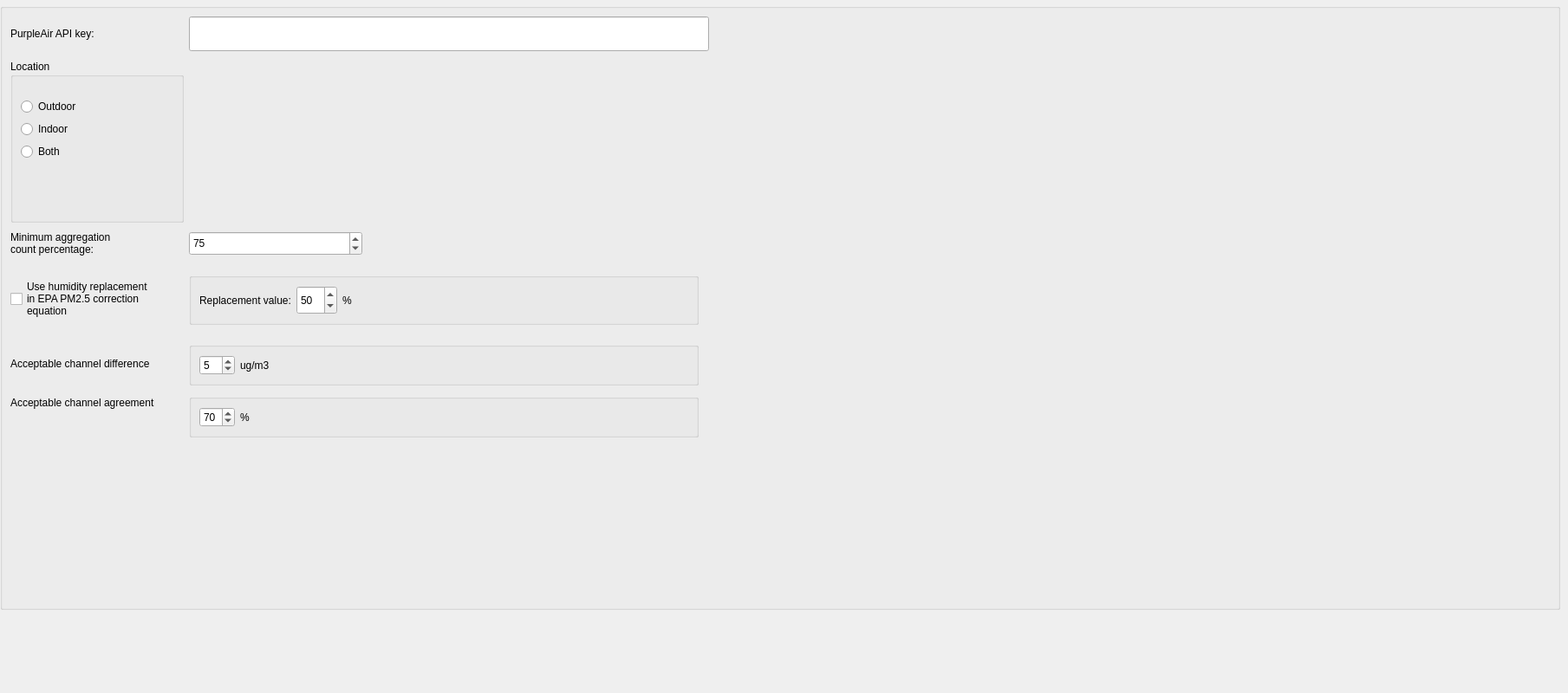
     <widget class="QWidget" name="purpleairTab">
      <property name="minimumSize">
       <size>
        <width>1800</width>
        <height>800</height>
       </size>
      </property>
      <attribute name="title">
       <string>PurpleAir Filter</string>
      </attribute>
      <widget class="QGroupBox" name="groupBox_filterPurpleair">
       <property name="geometry">
        <rect>
         <x>0</x>
         <y>4</y>
         <width>1800</width>
         <height>700</height>
        </rect>
       </property>
       <property name="sizePolicy">
        <sizepolicy hsizetype="MinimumExpanding" vsizetype="MinimumExpanding">
         <horstretch>0</horstretch>
         <verstretch>0</verstretch>
        </sizepolicy>
       </property>
       <property name="minimumSize">
        <size>
         <width>1800</width>
         <height>700</height>
        </size>
       </property>
       <property name="title">
        <string/>
       </property>
       <layout class="QGridLayout" name="gridLayout_7">
        <property name="verticalSpacing">
         <number>10</number>
        </property>
        <item row="4" column="1">
         <widget class="QGroupBox" name="groupBox">
          <property name="title">
           <string/>
          </property>
          <layout class="QHBoxLayout" name="horizontalLayout_2">
           <item>
            <widget class="QSpinBox" name="acceptablePurpleairChannelDifference">
             <property name="sizePolicy">
              <sizepolicy hsizetype="Preferred" vsizetype="Preferred">
               <horstretch>0</horstretch>
               <verstretch>0</verstretch>
              </sizepolicy>
             </property>
             <property name="maximumSize">
              <size>
               <width>200</width>
               <height>16777215</height>
              </size>
             </property>
             <property name="minimum">
              <number>1</number>
             </property>
             <property name="value">
              <number>5</number>
             </property>
            </widget>
           </item>
           <item>
            <widget class="QLabel" name="PurpleAirLabel_6">
             <property name="text">
              <string>ug/m3</string>
             </property>
            </widget>
           </item>
           <item>
            <spacer name="horizontalSpacer_11">
             <property name="orientation">
              <enum>Qt::Horizontal</enum>
             </property>
             <property name="sizeHint" stdset="0">
              <size>
               <width>40</width>
               <height>20</height>
              </size>
             </property>
            </spacer>
           </item>
          </layout>
         </widget>
        </item>
        <item row="3" column="1">
         <widget class="QGroupBox" name="groupBox_3">
          <property name="sizePolicy">
           <sizepolicy hsizetype="MinimumExpanding" vsizetype="MinimumExpanding">
            <horstretch>0</horstretch>
            <verstretch>0</verstretch>
           </sizepolicy>
          </property>
          <property name="maximumSize">
           <size>
            <width>16777215</width>
            <height>60</height>
           </size>
          </property>
          <property name="title">
           <string/>
          </property>
          <layout class="QGridLayout" name="gridLayout_8">
           <item row="0" column="0">
            <widget class="QLabel" name="PurpleAirLabel_4">
             <property name="maximumSize">
              <size>
               <width>16777215</width>
               <height>60</height>
              </size>
             </property>
             <property name="text">
              <string>Replacement value:</string>
             </property>
            </widget>
           </item>
           <item row="0" column="1">
            <widget class="QSpinBox" name="purpleairHumidityReplacementValue">
             <property name="sizePolicy">
              <sizepolicy hsizetype="Preferred" vsizetype="MinimumExpanding">
               <horstretch>0</horstretch>
               <verstretch>0</verstretch>
              </sizepolicy>
             </property>
             <property name="minimumSize">
              <size>
               <width>0</width>
               <height>30</height>
              </size>
             </property>
             <property name="maximumSize">
              <size>
               <width>16777215</width>
               <height>60</height>
              </size>
             </property>
             <property name="minimum">
              <number>1</number>
             </property>
             <property name="maximum">
              <number>100</number>
             </property>
             <property name="value">
              <number>50</number>
             </property>
            </widget>
           </item>
           <item row="0" column="2">
            <widget class="QLabel" name="PurpleAirLabel_9">
             <property name="text">
              <string>%</string>
             </property>
            </widget>
           </item>
           <item row="0" column="3">
            <spacer name="horizontalSpacer_9">
             <property name="orientation">
              <enum>Qt::Horizontal</enum>
             </property>
             <property name="sizeHint" stdset="0">
              <size>
               <width>40</width>
               <height>20</height>
              </size>
             </property>
            </spacer>
           </item>
          </layout>
         </widget>
        </item>
        <item row="1" column="0">
         <widget class="QGroupBox" name="groupBox_2">
          <property name="sizePolicy">
           <sizepolicy hsizetype="MinimumExpanding" vsizetype="MinimumExpanding">
            <horstretch>0</horstretch>
            <verstretch>0</verstretch>
           </sizepolicy>
          </property>
          <property name="minimumSize">
           <size>
            <width>100</width>
            <height>80</height>
           </size>
          </property>
          <property name="maximumSize">
           <size>
            <width>200</width>
            <height>16777215</height>
           </size>
          </property>
          <property name="title">
           <string>Location</string>
          </property>
          <layout class="QGridLayout" name="gridLayout_9">
           <item row="4" column="0">
            <spacer name="verticalSpacer_9">
             <property name="orientation">
              <enum>Qt::Vertical</enum>
             </property>
             <property name="sizeHint" stdset="0">
              <size>
               <width>20</width>
               <height>40</height>
              </size>
             </property>
            </spacer>
           </item>
           <item row="1" column="0">
            <widget class="QRadioButton" name="purpleairLocationOutdoor">
             <property name="sizePolicy">
              <sizepolicy hsizetype="Preferred" vsizetype="Preferred">
               <horstretch>0</horstretch>
               <verstretch>0</verstretch>
              </sizepolicy>
             </property>
             <property name="text">
              <string>Outdoor</string>
             </property>
            </widget>
           </item>
           <item row="2" column="0">
            <widget class="QRadioButton" name="purpleairLocationIndoor">
             <property name="sizePolicy">
              <sizepolicy hsizetype="Preferred" vsizetype="Preferred">
               <horstretch>0</horstretch>
               <verstretch>0</verstretch>
              </sizepolicy>
             </property>
             <property name="text">
              <string>Indoor</string>
             </property>
            </widget>
           </item>
           <item row="3" column="0">
            <widget class="QRadioButton" name="purpleairLocationIndoorOutdoor">
             <property name="sizePolicy">
              <sizepolicy hsizetype="Preferred" vsizetype="Preferred">
               <horstretch>0</horstretch>
               <verstretch>0</verstretch>
              </sizepolicy>
             </property>
             <property name="text">
              <string>Both</string>
             </property>
            </widget>
           </item>
           <item row="1" column="1">
            <spacer name="horizontalSpacer_13">
             <property name="orientation">
              <enum>Qt::Horizontal</enum>
             </property>
             <property name="sizeHint" stdset="0">
              <size>
               <width>40</width>
               <height>20</height>
              </size>
             </property>
            </spacer>
           </item>
           <item row="0" column="0">
            <spacer name="verticalSpacer_13">
             <property name="orientation">
              <enum>Qt::Vertical</enum>
             </property>
             <property name="sizeType">
              <enum>QSizePolicy::Fixed</enum>
             </property>
             <property name="sizeHint" stdset="0">
              <size>
               <width>20</width>
               <height>15</height>
              </size>
             </property>
            </spacer>
           </item>
          </layout>
         </widget>
        </item>
        <item row="2" column="0">
         <widget class="QLabel" name="PurpleAirLabel_3">
          <property name="text">
           <string>Minimum aggregation
count percentage:</string>
          </property>
         </widget>
        </item>
        <item row="0" column="0">
         <widget class="QLabel" name="apikeyPurpleAirLabel">
          <property name="text">
           <string>PurpleAir API key:</string>
          </property>
         </widget>
        </item>
        <item row="3" column="0">
         <widget class="QCheckBox" name="usePurpleairHumidityReplacement">
          <property name="sizePolicy">
           <sizepolicy hsizetype="Preferred" vsizetype="MinimumExpanding">
            <horstretch>0</horstretch>
            <verstretch>0</verstretch>
           </sizepolicy>
          </property>
          <property name="minimumSize">
           <size>
            <width>0</width>
            <height>75</height>
           </size>
          </property>
          <property name="maximumSize">
           <size>
            <width>16777215</width>
            <height>80</height>
           </size>
          </property>
          <property name="text">
           <string>Use humidity replacement
in EPA PM2.5 correction
equation</string>
          </property>
         </widget>
        </item>
        <item row="0" column="1" colspan="3">
         <widget class="QLineEdit" name="apikeyPurpleAir">
          <property name="sizePolicy">
           <sizepolicy hsizetype="MinimumExpanding" vsizetype="MinimumExpanding">
            <horstretch>0</horstretch>
            <verstretch>0</verstretch>
           </sizepolicy>
          </property>
          <property name="minimumSize">
           <size>
            <width>600</width>
            <height>0</height>
           </size>
          </property>
          <property name="maximumSize">
           <size>
            <width>16777215</width>
            <height>40</height>
           </size>
          </property>
          <property name="maxLength">
           <number>40</number>
          </property>
         </widget>
        </item>
        <item row="3" column="8">
         <spacer name="horizontalSpacer_8">
          <property name="orientation">
           <enum>Qt::Horizontal</enum>
          </property>
          <property name="sizeHint" stdset="0">
           <size>
            <width>40</width>
            <height>20</height>
           </size>
          </property>
         </spacer>
        </item>
        <item row="8" column="0">
         <spacer name="verticalSpacer_7">
          <property name="orientation">
           <enum>Qt::Vertical</enum>
          </property>
          <property name="sizeHint" stdset="0">
           <size>
            <width>20</width>
            <height>40</height>
           </size>
          </property>
         </spacer>
        </item>
        <item row="2" column="1">
         <widget class="QSpinBox" name="minPurpleairCountPercentage">
          <property name="sizePolicy">
           <sizepolicy hsizetype="Preferred" vsizetype="Preferred">
            <horstretch>0</horstretch>
            <verstretch>0</verstretch>
           </sizepolicy>
          </property>
          <property name="maximumSize">
           <size>
            <width>200</width>
            <height>16777215</height>
           </size>
          </property>
          <property name="minimum">
           <number>1</number>
          </property>
          <property name="maximum">
           <number>100</number>
          </property>
          <property name="value">
           <number>75</number>
          </property>
         </widget>
        </item>
        <item row="4" column="0">
         <widget class="QLabel" name="PurpleAirLabel_5">
          <property name="text">
           <string>Acceptable channel difference</string>
          </property>
         </widget>
        </item>
        <item row="5" column="5">
         <spacer name="horizontalSpacer_10">
          <property name="orientation">
           <enum>Qt::Horizontal</enum>
          </property>
          <property name="sizeHint" stdset="0">
           <size>
            <width>40</width>
            <height>20</height>
           </size>
          </property>
         </spacer>
        </item>
        <item row="5" column="1" rowspan="2">
         <widget class="QGroupBox" name="groupBox_4">
          <property name="sizePolicy">
           <sizepolicy hsizetype="MinimumExpanding" vsizetype="MinimumExpanding">
            <horstretch>0</horstretch>
            <verstretch>0</verstretch>
           </sizepolicy>
          </property>
          <property name="title">
           <string/>
          </property>
          <layout class="QHBoxLayout" name="horizontalLayout_3">
           <item>
            <widget class="QSpinBox" name="acceptablePurpleairChannelAgreement">
             <property name="sizePolicy">
              <sizepolicy hsizetype="Preferred" vsizetype="Preferred">
               <horstretch>0</horstretch>
               <verstretch>0</verstretch>
              </sizepolicy>
             </property>
             <property name="maximumSize">
              <size>
               <width>200</width>
               <height>16777215</height>
              </size>
             </property>
             <property name="minimum">
              <number>1</number>
             </property>
             <property name="value">
              <number>70</number>
             </property>
            </widget>
           </item>
           <item>
            <widget class="QLabel" name="PurpleAirLabel_8">
             <property name="text">
              <string>%</string>
             </property>
            </widget>
           </item>
           <item>
            <spacer name="horizontalSpacer_12">
             <property name="orientation">
              <enum>Qt::Horizontal</enum>
             </property>
             <property name="sizeHint" stdset="0">
              <size>
               <width>40</width>
               <height>20</height>
              </size>
             </property>
            </spacer>
           </item>
          </layout>
         </widget>
        </item>
        <item row="5" column="0">
         <widget class="QLabel" name="PurpleAirLabel_7">
          <property name="text">
           <string>Acceptable channel agreement</string>
          </property>
         </widget>
        </item>
        <item row="1" column="1">
         <spacer name="horizontalSpacer_14">
          <property name="orientation">
           <enum>Qt::Horizontal</enum>
          </property>
          <property name="sizeHint" stdset="0">
           <size>
            <width>40</width>
            <height>20</height>
           </size>
          </property>
         </spacer>
        </item>
       </layout>
      </widget>
     </widget>
